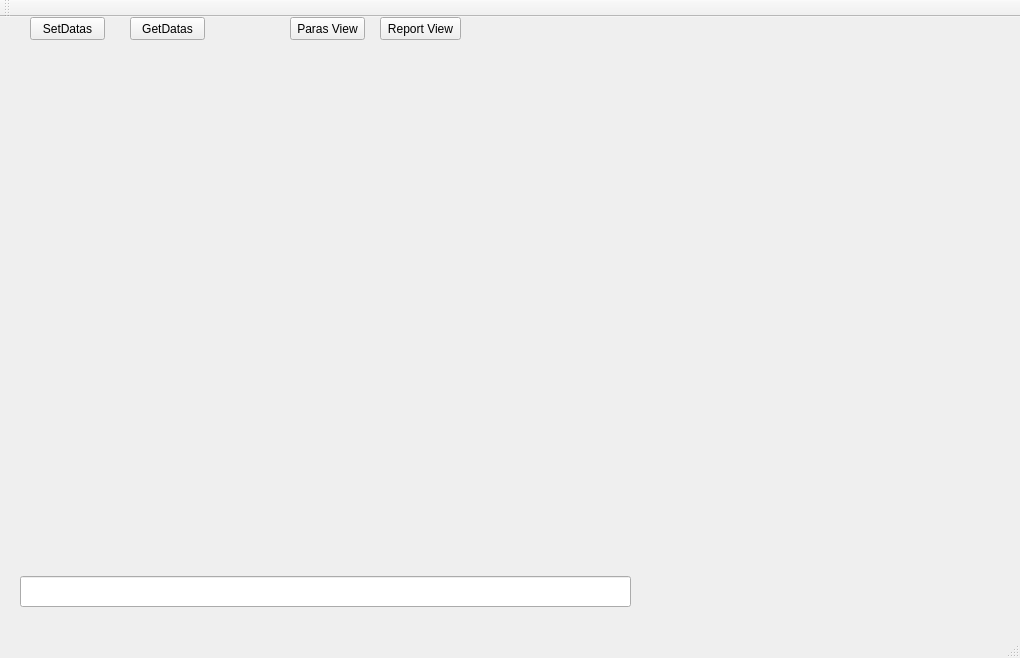
<?xml version="1.0" encoding="UTF-8"?>
<ui version="4.0">
 <class>MainWindow</class>
 <widget class="QMainWindow" name="MainWindow">
  <property name="geometry">
   <rect>
    <x>0</x>
    <y>0</y>
    <width>1020</width>
    <height>658</height>
   </rect>
  </property>
  <property name="windowTitle">
   <string>MainWindow</string>
  </property>
  <widget class="QWidget" name="centralWidget">
   <widget class="QPushButton" name="btnSetDatas">
    <property name="geometry">
     <rect>
      <x>30</x>
      <y>0</y>
      <width>75</width>
      <height>23</height>
     </rect>
    </property>
    <property name="text">
     <string>SetDatas</string>
    </property>
   </widget>
   <widget class="QPushButton" name="btnGetDatas">
    <property name="geometry">
     <rect>
      <x>130</x>
      <y>0</y>
      <width>75</width>
      <height>23</height>
     </rect>
    </property>
    <property name="text">
     <string>GetDatas</string>
    </property>
   </widget>
   <widget class="QLineEdit" name="edtMsgLog">
    <property name="geometry">
     <rect>
      <x>20</x>
      <y>559</y>
      <width>611</width>
      <height>31</height>
     </rect>
    </property>
   </widget>
   <widget class="QPushButton" name="btnParasEdit">
    <property name="geometry">
     <rect>
      <x>290</x>
      <y>0</y>
      <width>75</width>
      <height>23</height>
     </rect>
    </property>
    <property name="text">
     <string>Paras View</string>
    </property>
   </widget>
   <widget class="QPushButton" name="btnReportView">
    <property name="geometry">
     <rect>
      <x>380</x>
      <y>0</y>
      <width>81</width>
      <height>23</height>
     </rect>
    </property>
    <property name="text">
     <string>Report View</string>
    </property>
   </widget>
  </widget>
  <widget class="QMenuBar" name="menuBar">
   <property name="geometry">
    <rect>
     <x>0</x>
     <y>0</y>
     <width>1020</width>
     <height>23</height>
    </rect>
   </property>
  </widget>
  <widget class="QToolBar" name="mainToolBar">
   <attribute name="toolBarArea">
    <enum>TopToolBarArea</enum>
   </attribute>
   <attribute name="toolBarBreak">
    <bool>false</bool>
   </attribute>
  </widget>
  <widget class="QStatusBar" name="statusBar"/>
 </widget>
 <layoutdefault spacing="6" margin="11"/>
 <resources/>
 <connections/>
</ui>
